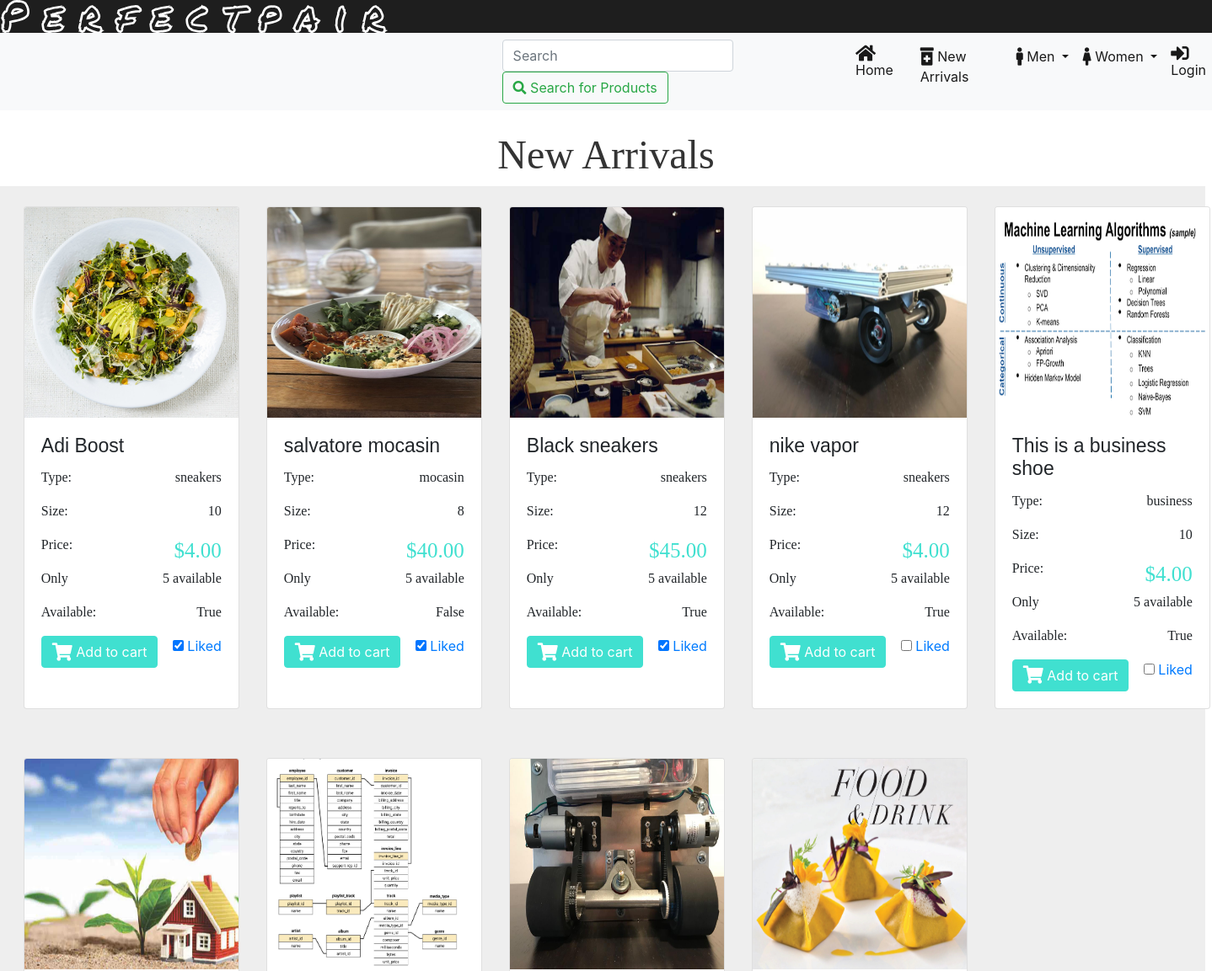
The page /shoe/new_arrivals (upper part) on the database as committed earlier.
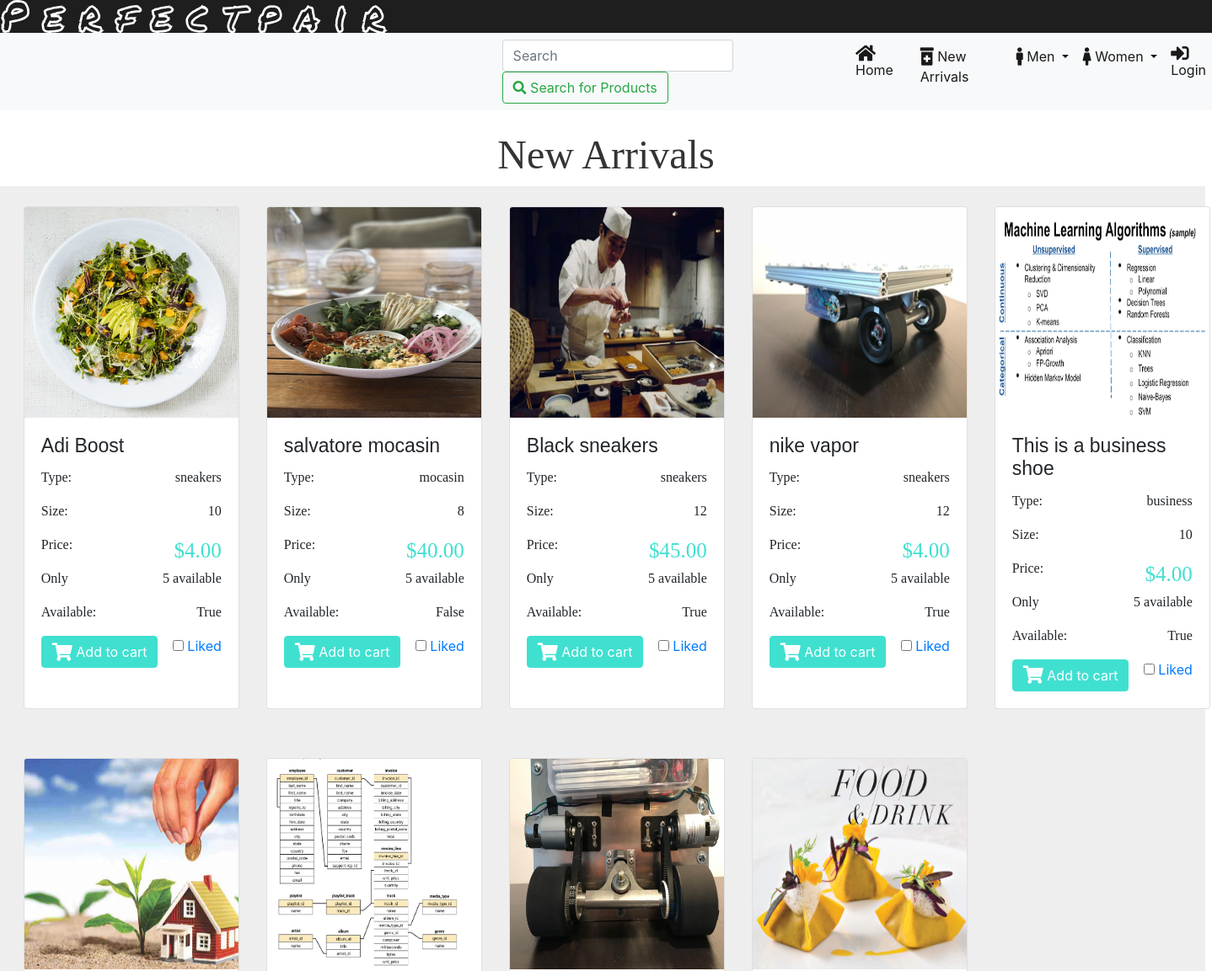
The same page on the database as committed later.
### shoe/models.py (models this page shows, shortened)
class Shoe(models.Model):
	name 			= models.CharField(max_length=30, default="Boosts")
	image 			= models.ImageField(upload_to='shoe/', blank=True, null=True)
	style 			= models.CharField(max_length=20, default="sneakers")
	size 			= models.IntegerField(default=10)
	color 			= models.CharField(max_length=20, default="blue")
	brand 			= models.CharField(max_length=20, default="Nike")
	price 			= models.DecimalField(max_digits=4, decimal_places=2, default=4.00)
	availability 	= models.BooleanField(default=True)
	new 			= models.BooleanField(default=True)
	stock 			= models.IntegerField(default=5)
	gender_choices 	= (
        ('M', 'Male'),
        ('F', 'Female'),
    )
	gender 			= models.CharField(max_length=1, choices=gender_choices, default="M")
	date 			= models.DateField(("Date"), default=datetime.date.today)
	like 			= models.BooleanField(default=False)

### shoe/views.py (the view)
# urls.py: path('new_arrivals', views.new_arrivals, name="new_arrivals"),
def new_arrivals(request):
	template = 'shoe/new_arrivals.html'
	shoe_list = Shoe.objects.all()
	context = {
		'shoe_list': shoe_list,
	}
	return render(request, template, context)

### shoe/templates/shoe/new_arrivals.html (shortened to what this page needs)
{% include "base.html" %}
{% load static %}
{% block content %}
    <h1 class="title">New Arrivals</h1>
        <div class='mr-2 grid'>
            {% for shoe in shoe_list %}
                {% if shoe.new == True %}
                    <div class="mb-4 mt-4 card text-left" style="width:16rem;">
                    <img src="{{shoe.image.url}}" class="card-img-top" style="width:254px; height:250px">
                    <div class="card-body" class="shadow-lg p-3 mb-5 bg-white rounded">
                        <h5 class="card-title">{{shoe.name}}</h5>
                        <p class="card-text ele-text">
                            <span>Type:</span>
                            <span style="float:right;">{{shoe.style}}</span>
                         </p>
                        <p class="card-text ele-text">
                            <span>Size: </span>
                            <span style="float:right;">{{shoe.size}}</span>
                         </p>
                        <p class="card-text ele-text" >
                            <span>Price:</span>
                            <span style="float:right;color:turquoise; font-size: 25px!important;">${{shoe.price}}</span>
                         </p>
                        <p class="card-text ele-text">
                           <span>Only</span>
                           <span style="float:right">{{shoe.stock}} available</span>
                         </p>
                        <p class="card-text ele-text">
                            <span>Available: </span>
                            <span style="float:right">{{shoe.availability}}</span>
                        </p>
                        <div>
                            <a href="{% url 'shoe:cart_list' shoe_id=shoe.pk %}" class="btn btn-primary"
                                style="background-color:turquoise; border-color: turquoise;" name='q1'>
                                <i class="fas fa-shopping-cart fa-lg"></i>
                                Add to cart</a>
                            <div style="float:right">
                                <a href="{% url 'shoe:like' shoe_id=shoe.pk %}">
                                    <input id="apto" type="checkbox" {% if shoe.like %} checked{% endif %}>
                                    <label for="apto">Liked</label>
                                </a>
                            </div>
                        </div>
                    </div>
                    </div>
                {% endif %}
            {% endfor %}
        </div>
    {% endblock %}

Rows that differ between the two databases and show on the page:
changed Shoe "Adi Boost": like "☑" → "☐"
changed Shoe "salvatore mocasin": like "☑" → "☐"
changed Shoe "Black sneakers": like "☑" → "☐"
